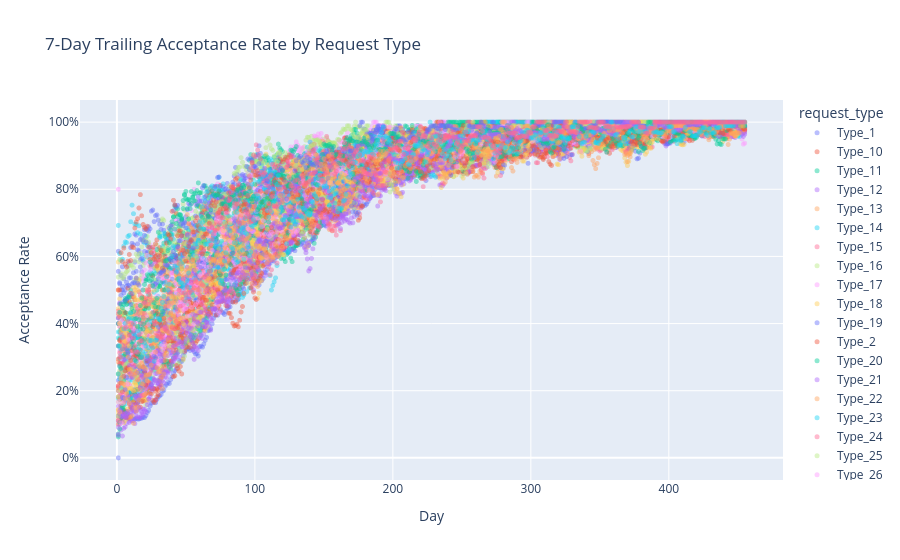

Source (notebook cell):
### Markdown cell above
## Plotting rate of accepts by request type

### Code cell
plot_acceptance_rate_by_request_type(sim.telemetry, window=7)

### Figure 1 — Plotly figure (JSON) as saved in the notebook; plotly's stock layout.template omitted (floating-point values rounded to 4 significant figures; data arrays with more than 128 entries replaced by an {"elided": "..."} marker saying what was removed)
{"data": [{"hovertemplate": "<b>%{hovertext}</b><br><br>request_type=Type_1<br>Day=%{x}<br>Acceptance Rate=%{y}<extra></extra>", "hovertext": {"elided": "455 str values"}, "legendgroup": "Type_1", "marker": {"color": "#636efa", "opacity": 0.45, "size": 5, "symbol": "circle"}, "mode": "markers", "name": "Type_1", "showlegend": true, "type": "scattergl", "x": {"elided": "455 int values"}, "xaxis": "x", "y": {"elided": "455 float values"}, "yaxis": "y"}, {"hovertemplate": "<b>%{hovertext}</b><br><br>request_type=Type_10<br>Day=%{x}<br>Acceptance Rate=%{y}<extra></extra>", "hovertext": {"elided": "455 str values"}, "legendgroup": "Type_10", "marker": {"color": "#EF553B", "opacity": 0.45, "size": 5, "symbol": "circle"}, "mode": "markers", "name": "Type_10", "showlegend": true, "type": "scattergl", "x": {"elided": "455 int values"}, "xaxis": "x", "y": {"elided": "455 float values"}, "yaxis": "y"}, {"hovertemplate": "<b>%{hovertext}</b><br><br>request_type=Type_11<br>Day=%{x}<br>Acceptance Rate=%{y}<extra></extra>", "hovertext": {"elided": "455 str values"}, "legendgroup": "Type_11", "marker": {"color": "#00cc96", "opacity": 0.45, "size": 5, "symbol": "circle"}, "mode": "markers", "name": "Type_11", "showlegend": true, "type": "scattergl", "x": {"elided": "455 int values"}, "xaxis": "x", "y": {"elided": "455 float values"}, "yaxis": "y"}, {"hovertemplate": "<b>%{hovertext}</b><br><br>request_type=Type_12<br>Day=%{x}<br>Acceptance Rate=%{y}<extra></extra>", "hovertext": {"elided": "455 str values"}, "legendgroup": "Type_12", "marker": {"color": "#ab63fa", "opacity": 0.45, "size": 5, "symbol": "circle"}, "mode": "markers", "name": "Type_12", "showlegend": true, "type": "scattergl", "x": {"elided": "455 int values"}, "xaxis": "x", "y": {"elided": "455 float values"}, "yaxis": "y"}, {"hovertemplate": "<b>%{hovertext}</b><br><br>request_type=Type_13<br>Day=%{x}<br>Acceptance Rate=%{y}<extra></extra>", "hovertext": {"elided": "455 str values"}, "legendgroup": "Type_13", "marker": {"color": "#FFA15A", "opacity": 0.45, "size": 5, "symbol": "circle"}, "mode": "markers", "name": "Type_13", "showlegend": true, "type": "scattergl", "x": {"elided": "455 int values"}, "xaxis": "x", "y": {"elided": "455 float values"}, "yaxis": "y"}, {"hovertemplate": "<b>%{hovertext}</b><br><br>request_type=Type_14<br>Day=%{x}<br>Acceptance Rate=%{y}<extra></extra>", "hovertext": {"elided": "455 str values"}, "legendgroup": "Type_14", "marker": {"color": "#19d3f3", "opacity": 0.45, "size": 5, "symbol": "circle"}, "mode": "markers", "name": "Type_14", "showlegend": true, "type": "scattergl", "x": {"elided": "455 int values"}, "xaxis": "x", "y": {"elided": "455 float values"}, "yaxis": "y"}, {"hovertemplate": "<b>%{hovertext}</b><br><br>request_type=Type_15<br>Day=%{x}<br>Acceptance Rate=%{y}<extra></extra>", "hovertext": {"elided": "455 str values"}, "legendgroup": "Type_15", "marker": {"color": "#FF6692", "opacity": 0.45, "size": 5, "symbol": "circle"}, "mode": "markers", "name": "Type_15", "showlegend": true, "type": "scattergl", "x": {"elided": "455 int values"}, "xaxis": "x", "y": {"elided": "455 float values"}, "yaxis": "y"}, {"hovertemplate": "<b>%{hovertext}</b><br><br>request_type=Type_16<br>Day=%{x}<br>Acceptance Rate=%{y}<extra></extra>", "hovertext": {"elided": "455 str values"}, "legendgroup": "Type_16", "marker": {"color": "#B6E880", "opacity": 0.45, "size": 5, "symbol": "circle"}, "mode": "markers", "name": "Type_16", "showlegend": true, "type": "scattergl", "x": {"elided": "455 int values"}, "xaxis": "x", "y": {"elided": "455 float values"}, "yaxis": "y"}, {"hovertemplate": "<b>%{hovertext}</b><br><br>request_type=Type_17<br>Day=%{x}<br>Acceptance Rate=%{y}<extra></extra>", "hovertext": {"elided": "455 str values"}, "legendgroup": "Type_17", "marker": {"color": "#FF97FF", "opacity": 0.45, "size": 5, "symbol": "circle"}, "mode": "markers", "name": "Type_17", "showlegend": true, "type": "scattergl", "x": {"elided": "455 int values"}, "xaxis": "x", "y": {"elided": "455 float values"}, "yaxis": "y"}, {"hovertemplate": "<b>%{hovertext}</b><br><br>request_type=Type_18<br>Day=%{x}<br>Acceptance Rate=%{y}<extra></extra>", "hovertext": {"elided": "455 str values"}, "legendgroup": "Type_18", "marker": {"color": "#FECB52", "opacity": 0.45, "size": 5, "symbol": "circle"}, "mode": "markers", "name": "Type_18", "showlegend": true, "type": "scattergl", "x": {"elided": "455 int values"}, "xaxis": "x", "y": {"elided": "455 float values"}, "yaxis": "y"}, {"hovertemplate": "<b>%{hovertext}</b><br><br>request_type=Type_19<br>Day=%{x}<br>Acceptance Rate=%{y}<extra></extra>", "hovertext": {"elided": "455 str values"}, "legendgroup": "Type_19", "marker": {"color": "#636efa", "opacity": 0.45, "size": 5, "symbol": "circle"}, "mode": "markers", "name": "Type_19", "showlegend": true, "type": "scattergl", "x": {"elided": "455 int values"}, "xaxis": "x", "y": {"elided": "455 float values"}, "yaxis": "y"}, {"hovertemplate": "<b>%{hovertext}</b><br><br>request_type=Type_2<br>Day=%{x}<br>Acceptance Rate=%{y}<extra></extra>", "hovertext": {"elided": "455 str values"}, "legendgroup": "Type_2", "marker": {"color": "#EF553B", "opacity": 0.45, "size": 5, "symbol": "circle"}, "mode": "markers", "name": "Type_2", "showlegend": true, "type": "scattergl", "x": {"elided": "455 int values"}, "xaxis": "x", "y": {"elided": "455 float values"}, "yaxis": "y"}, {"hovertemplate": "<b>%{hovertext}</b><br><br>request_type=Type_20<br>Day=%{x}<br>Acceptance Rate=%{y}<extra></extra>", "hovertext": {"elided": "455 str values"}, "legendgroup": "Type_20", "marker": {"color": "#00cc96", "opacity": 0.45, "size": 5, "symbol": "circle"}, "mode": "markers", "name": "Type_20", "showlegend": true, "type": "scattergl", "x": {"elided": "455 int values"}, "xaxis": "x", "y": {"elided": "455 float values"}, "yaxis": "y"}, {"hovertemplate": "<b>%{hovertext}</b><br><br>request_type=Type_21<br>Day=%{x}<br>Acceptance Rate=%{y}<extra></extra>", "hovertext": {"elided": "455 str values"}, "legendgroup": "Type_21", "marker": {"color": "#ab63fa", "opacity": 0.45, "size": 5, "symbol": "circle"}, "mode": "markers", "name": "Type_21", "showlegend": true, "type": "scattergl", "x": {"elided": "455 int values"}, "xaxis": "x", "y": {"elided": "455 float values"}, "yaxis": "y"}, {"hovertemplate": "<b>%{hovertext}</b><br><br>request_type=Type_22<br>Day=%{x}<br>Acceptance Rate=%{y}<extra></extra>", "hovertext": {"elided": "455 str values"}, "legendgroup": "Type_22", "marker": {"color": "#FFA15A", "opacity": 0.45, "size": 5, "symbol": "circle"}, "mode": "markers", "name": "Type_22", "showlegend": true, "type": "scattergl", "x": {"elided": "455 int values"}, "xaxis": "x", "y": {"elided": "455 float values"}, "yaxis": "y"}, {"hovertemplate": "<b>%{hovertext}</b><br><br>request_type=Type_23<br>Day=%{x}<br>Acceptance Rate=%{y}<extra></extra>", "hovertext": {"elided": "455 str values"}, "legendgroup": "Type_23", "marker": {"color": "#19d3f3", "opacity": 0.45, "size": 5, "symbol": "circle"}, "mode": "markers", "name": "Type_23", "showlegend": true, "type": "scattergl", "x": {"elided": "455 int values"}, "xaxis": "x", "y": {"elided": "455 float values"}, "yaxis": "y"}, {"hovertemplate": "<b>%{hovertext}</b><br><br>request_type=Type_24<br>Day=%{x}<br>Acceptance Rate=%{y}<extra></extra>", "hovertext": {"elided": "455 str values"}, "legendgroup": "Type_24", "marker": {"color": "#FF6692", "opacity": 0.45, "size": 5, "symbol": "circle"}, "mode": "markers", "name": "Type_24", "showlegend": true, "type": "scattergl", "x": {"elided": "455 int values"}, "xaxis": "x", "y": {"elided": "455 float values"}, "yaxis": "y"}, {"hovertemplate": "<b>%{hovertext}</b><br><br>request_type=Type_25<br>Day=%{x}<br>Acceptance Rate=%{y}<extra></extra>", "hovertext": {"elided": "455 str values"}, "legendgroup": "Type_25", "marker": {"color": "#B6E880", "opacity": 0.45, "size": 5, "symbol": "circle"}, "mode": "markers", "name": "Type_25", "showlegend": true, "type": "scattergl", "x": {"elided": "455 int values"}, "xaxis": "x", "y": {"elided": "455 float values"}, "yaxis": "y"}, {"hovertemplate": "<b>%{hovertext}</b><br><br>request_type=Type_26<br>Day=%{x}<br>Acceptance Rate=%{y}<extra></extra>", "hovertext": {"elided": "455 str values"}, "legendgroup": "Type_26", "marker": {"color": "#FF97FF", "opacity": 0.45, "size": 5, "symbol": "circle"}, "mode": "markers", "name": "Type_26", "showlegend": true, "type": "scattergl", "x": {"elided": "455 int values"}, "xaxis": "x", "y": {"elided": "455 float values"}, "yaxis": "y"}, {"hovertemplate": "<b>%{hovertext}</b><br><br>request_type=Type_27<br>Day=%{x}<br>Acceptance Rate=%{y}<extra></extra>", "hovertext": {"elided": "455 str values"}, "legendgroup": "Type_27", "marker": {"color": "#FECB52", "opacity": 0.45, "size": 5, "symbol": "circle"}, "mode": "markers", "name": "Type_27", "showlegend": true, "type": "scattergl", "x": {"elided": "455 int values"}, "xaxis": "x", "y": {"elided": "455 float values"}, "yaxis": "y"}, {"hovertemplate": "<b>%{hovertext}</b><br><br>request_type=Type_28<br>Day=%{x}<br>Acceptance Rate=%{y}<extra></extra>", "hovertext": {"elided": "455 str values"}, "legendgroup": "Type_28", "marker": {"color": "#636efa", "opacity": 0.45, "size": 5, "symbol": "circle"}, "mode": "markers", "name": "Type_28", "showlegend": true, "type": "scattergl", "x": {"elided": "455 int values"}, "xaxis": "x", "y": {"elided": "455 float values"}, "yaxis": "y"}, {"hovertemplate": "<b>%{hovertext}</b><br><br>request_type=Type_29<br>Day=%{x}<br>Acceptance Rate=%{y}<extra></extra>", "hovertext": {"elided": "455 str values"}, "legendgroup": "Type_29", "marker": {"color": "#EF553B", "opacity": 0.45, "size": 5, "symbol": "circle"}, "mode": "markers", "name": "Type_29", "showlegend": true, "type": "scattergl", "x": {"elided": "455 int values"}, "xaxis": "x", "y": {"elided": "455 float values"}, "yaxis": "y"}, {"hovertemplate": "<b>%{hovertext}</b><br><br>request_type=Type_3<br>Day=%{x}<br>Acceptance Rate=%{y}<extra></extra>", "hovertext": {"elided": "455 str values"}, "legendgroup": "Type_3", "marker": {"color": "#00cc96", "opacity": 0.45, "size": 5, "symbol": "circle"}, "mode": "markers", "name": "Type_3", "showlegend": true, "type": "scattergl", "x": {"elided": "455 int values"}, "xaxis": "x", "y": {"elided": "455 float values"}, "yaxis": "y"}, {"hovertemplate": "<b>%{hovertext}</b><br><br>request_type=Type_30<br>Day=%{x}<br>Acceptance Rate=%{y}<extra></extra>", "hovertext": {"elided": "455 str values"}, "legendgroup": "Type_30", "marker": {"color": "#ab63fa", "opacity": 0.45, "size": 5, "symbol": "circle"}, "mode": "markers", "name": "Type_30", "showlegend": true, "type": "scattergl", "x": {"elided": "455 int values"}, "xaxis": "x", "y": {"elided": "455 float values"}, "yaxis": "y"}, {"hovertemplate": "<b>%{hovertext}</b><br><br>request_type=Type_31<br>Day=%{x}<br>Acceptance Rate=%{y}<extra></extra>", "hovertext": {"elided": "455 str values"}, "legendgroup": "Type_31", "marker": {"color": "#FFA15A", "opacity": 0.45, "size": 5, "symbol": "circle"}, "mode": "markers", "name": "Type_31", "showlegend": true, "type": "scattergl", "x": {"elided": "455 int values"}, "xaxis": "x", "y": {"elided": "455 float values"}, "yaxis": "y"}, {"hovertemplate": "<b>%{hovertext}</b><br><br>request_type=Type_32<br>Day=%{x}<br>Acceptance Rate=%{y}<extra></extra>", "hovertext": {"elided": "455 str values"}, "legendgroup": "Type_32", "marker": {"color": "#19d3f3", "opacity": 0.45, "size": 5, "symbol": "circle"}, "mode": "markers", "name": "Type_32", "showlegend": true, "type": "scattergl", "x": {"elided": "455 int values"}, "xaxis": "x", "y": {"elided": "455 float values"}, "yaxis": "y"}, {"hovertemplate": "<b>%{hovertext}</b><br><br>request_type=Type_33<br>Day=%{x}<br>Acceptance Rate=%{y}<extra></extra>", "hovertext": {"elided": "455 str values"}, "legendgroup": "Type_33", "marker": {"color": "#FF6692", "opacity": 0.45, "size": 5, "symbol": "circle"}, "mode": "markers", "name": "Type_33", "showlegend": true, "type": "scattergl", "x": {"elided": "455 int values"}, "xaxis": "x", "y": {"elided": "455 float values"}, "yaxis": "y"}, {"hovertemplate": "<b>%{hovertext}</b><br><br>request_type=Type_34<br>Day=%{x}<br>Acceptance Rate=%{y}<extra></extra>", "hovertext": {"elided": "455 str values"}, "legendgroup": "Type_34", "marker": {"color": "#B6E880", "opacity": 0.45, "size": 5, "symbol": "circle"}, "mode": "markers", "name": "Type_34", "showlegend": true, "type": "scattergl", "x": {"elided": "455 int values"}, "xaxis": "x", "y": {"elided": "455 float values"}, "yaxis": "y"}, {"hovertemplate": "<b>%{hovertext}</b><br><br>request_type=Type_35<br>Day=%{x}<br>Acceptance Rate=%{y}<extra></extra>", "hovertext": {"elided": "455 str values"}, "legendgroup": "Type_35", "marker": {"color": "#FF97FF", "opacity": 0.45, "size": 5, "symbol": "circle"}, "mode": "markers", "name": "Type_35", "showlegend": true, "type": "scattergl", "x": {"elided": "455 int values"}, "xaxis": "x", "y": {"elided": "455 float values"}, "yaxis": "y"}, {"hovertemplate": "<b>%{hovertext}</b><br><br>request_type=Type_36<br>Day=%{x}<br>Acceptance Rate=%{y}<extra></extra>", "hovertext": {"elided": "455 str values"}, "legendgroup": "Type_36", "marker": {"color": "#FECB52", "opacity": 0.45, "size": 5, "symbol": "circle"}, "mode": "markers", "name": "Type_36", "showlegend": true, "type": "scattergl", "x": {"elided": "455 int values"}, "xaxis": "x", "y": {"elided": "455 float values"}, "yaxis": "y"}, {"hovertemplate": "<b>%{hovertext}</b><br><br>request_type=Type_37<br>Day=%{x}<br>Acceptance Rate=%{y}<extra></extra>", "hovertext": {"elided": "455 str values"}, "legendgroup": "Type_37", "marker": {"color": "#636efa", "opacity": 0.45, "size": 5, "symbol": "circle"}, "mode": "markers", "name": "Type_37", "showlegend": true, "type": "scattergl", "x": {"elided": "455 int values"}, "xaxis": "x", "y": {"elided": "455 float values"}, "yaxis": "y"}, {"hovertemplate": "<b>%{hovertext}</b><br><br>request_type=Type_38<br>Day=%{x}<br>Acceptance Rate=%{y}<extra></extra>", "hovertext": {"elided": "455 str values"}, "legendgroup": "Type_38", "marker": {"color": "#EF553B", "opacity": 0.45, "size": 5, "symbol": "circle"}, "mode": "markers", "name": "Type_38", "showlegend": true, "type": "scattergl", "x": {"elided": "455 int values"}, "xaxis": "x", "y": {"elided": "455 float values"}, "yaxis": "y"}, {"hovertemplate": "<b>%{hovertext}</b><br><br>request_type=Type_39<br>Day=%{x}<br>Acceptance Rate=%{y}<extra></extra>", "hovertext": {"elided": "455 str values"}, "legendgroup": "Type_39", "marker": {"color": "#00cc96", "opacity": 0.45, "size": 5, "symbol": "circle"}, "mode": "markers", "name": "Type_39", "showlegend": true, "type": "scattergl", "x": {"elided": "455 int values"}, "xaxis": "x", "y": {"elided": "455 float values"}, "yaxis": "y"}, {"hovertemplate": "<b>%{hovertext}</b><br><br>request_type=Type_4<br>Day=%{x}<br>Acceptance Rate=%{y}<extra></extra>", "hovertext": {"elided": "455 str values"}, "legendgroup": "Type_4", "marker": {"color": "#ab63fa", "opacity": 0.45, "size": 5, "symbol": "circle"}, "mode": "markers", "name": "Type_4", "showlegend": true, "type": "scattergl", "x": {"elided": "455 int values"}, "xaxis": "x", "y": {"elided": "455 float values"}, "yaxis": "y"}, {"hovertemplate": "<b>%{hovertext}</b><br><br>request_type=Type_40<br>Day=%{x}<br>Acceptance Rate=%{y}<extra></extra>", "hovertext": {"elided": "455 str values"}, "legendgroup": "Type_40", "marker": {"color": "#FFA15A", "opacity": 0.45, "size": 5, "symbol": "circle"}, "mode": "markers", "name": "Type_40", "showlegend": true, "type": "scattergl", "x": {"elided": "455 int values"}, "xaxis": "x", "y": {"elided": "455 float values"}, "yaxis": "y"}, {"hovertemplate": "<b>%{hovertext}</b><br><br>request_type=Type_41<br>Day=%{x}<br>Acceptance Rate=%{y}<extra></extra>", "hovertext": {"elided": "455 str values"}, "legendgroup": "Type_41", "marker": {"color": "#19d3f3", "opacity": 0.45, "size": 5, "symbol": "circle"}, "mode": "markers", "name": "Type_41", "showlegend": true, "type": "scattergl", "x": {"elided": "455 int values"}, "xaxis": "x", "y": {"elided": "455 float values"}, "yaxis": "y"}, {"hovertemplate": "<b>%{hovertext}</b><br><br>request_type=Type_42<br>Day=%{x}<br>Acceptance Rate=%{y}<extra></extra>", "hovertext": {"elided": "455 str values"}, "legendgroup": "Type_42", "marker": {"color": "#FF6692", "opacity": 0.45, "size": 5, "symbol": "circle"}, "mode": "markers", "name": "Type_42", "showlegend": true, "type": "scattergl", "x": {"elided": "455 int values"}, "xaxis": "x", "y": {"elided": "455 float values"}, "yaxis": "y"}, {"hovertemplate": "<b>%{hovertext}</b><br><br>request_type=Type_43<br>Day=%{x}<br>Acceptance Rate=%{y}<extra></extra>", "hovertext": {"elided": "455 str values"}, "legendgroup": "Type_43", "marker": {"color": "#B6E880", "opacity": 0.45, "size": 5, "symbol": "circle"}, "mode": "markers", "name": "Type_43", "showlegend": true, "type": "scattergl", "x": {"elided": "455 int values"}, "xaxis": "x", "y": {"elided": "455 float values"}, "yaxis": "y"}, {"hovertemplate": "<b>%{hovertext}</b><br><br>request_type=Type_44<br>Day=%{x}<br>Acceptance Rate=%{y}<extra></extra>", "hovertext": {"elided": "455 str values"}, "legendgroup": "Type_44", "marker": {"color": "#FF97FF", "opacity": 0.45, "size": 5, "symbol": "circle"}, "mode": "markers", "name": "Type_44", "showlegend": true, "type": "scattergl", "x": {"elided": "455 int values"}, "xaxis": "x", "y": {"elided": "455 float values"}, "yaxis": "y"}, {"hovertemplate": "<b>%{hovertext}</b><br><br>request_type=Type_45<br>Day=%{x}<br>Acceptance Rate=%{y}<extra></extra>", "hovertext": {"elided": "455 str values"}, "legendgroup": "Type_45", "marker": {"color": "#FECB52", "opacity": 0.45, "size": 5, "symbol": "circle"}, "mode": "markers", "name": "Type_45", "showlegend": true, "type": "scattergl", "x": {"elided": "455 int values"}, "xaxis": "x", "y": {"elided": "455 float values"}, "yaxis": "y"}, {"hovertemplate": "<b>%{hovertext}</b><br><br>request_type=Type_46<br>Day=%{x}<br>Acceptance Rate=%{y}<extra></extra>", "hovertext": {"elided": "455 str values"}, "legendgroup": "Type_46", "marker": {"color": "#636efa", "opacity": 0.45, "size": 5, "symbol": "circle"}, "mode": "markers", "name": "Type_46", "showlegend": true, "type": "scattergl", "x": {"elided": "455 int values"}, "xaxis": "x", "y": {"elided": "455 float values"}, "yaxis": "y"}, {"hovertemplate": "<b>%{hovertext}</b><br><br>request_type=Type_47<br>Day=%{x}<br>Acceptance Rate=%{y}<extra></extra>", "hovertext": {"elided": "455 str values"}, "legendgroup": "Type_47", "marker": {"color": "#EF553B", "opacity": 0.45, "size": 5, "symbol": "circle"}, "mode": "markers", "name": "Type_47", "showlegend": true, "type": "scattergl", "x": {"elided": "455 int values"}, "xaxis": "x", "y": {"elided": "455 float values"}, "yaxis": "y"}, {"hovertemplate": "<b>%{hovertext}</b><br><br>request_type=Type_48<br>Day=%{x}<br>Acceptance Rate=%{y}<extra></extra>", "hovertext": {"elided": "455 str values"}, "legendgroup": "Type_48", "marker": {"color": "#00cc96", "opacity": 0.45, "size": 5, "symbol": "circle"}, "mode": "markers", "name": "Type_48", "showlegend": true, "type": "scattergl", "x": {"elided": "455 int values"}, "xaxis": "x", "y": {"elided": "455 float values"}, "yaxis": "y"}, {"hovertemplate": "<b>%{hovertext}</b><br><br>request_type=Type_49<br>Day=%{x}<br>Acceptance Rate=%{y}<extra></extra>", "hovertext": {"elided": "455 str values"}, "legendgroup": "Type_49", "marker": {"color": "#ab63fa", "opacity": 0.45, "size": 5, "symbol": "circle"}, "mode": "markers", "name": "Type_49", "showlegend": true, "type": "scattergl", "x": {"elided": "455 int values"}, "xaxis": "x", "y": {"elided": "455 float values"}, "yaxis": "y"}, {"hovertemplate": "<b>%{hovertext}</b><br><br>request_type=Type_5<br>Day=%{x}<br>Acceptance Rate=%{y}<extra></extra>", "hovertext": {"elided": "455 str values"}, "legendgroup": "Type_5", "marker": {"color": "#FFA15A", "opacity": 0.45, "size": 5, "symbol": "circle"}, "mode": "markers", "name": "Type_5", "showlegend": true, "type": "scattergl", "x": {"elided": "455 int values"}, "xaxis": "x", "y": {"elided": "455 float values"}, "yaxis": "y"}, {"hovertemplate": "<b>%{hovertext}</b><br><br>request_type=Type_50<br>Day=%{x}<br>Acceptance Rate=%{y}<extra></extra>", "hovertext": {"elided": "455 str values"}, "legendgroup": "Type_50", "marker": {"color": "#19d3f3", "opacity": 0.45, "size": 5, "symbol": "circle"}, "mode": "markers", "name": "Type_50", "showlegend": true, "type": "scattergl", "x": {"elided": "455 int values"}, "xaxis": "x", "y": {"elided": "455 float values"}, "yaxis": "y"}, {"hovertemplate": "<b>%{hovertext}</b><br><br>request_type=Type_51<br>Day=%{x}<br>Acceptance Rate=%{y}<extra></extra>", "hovertext": {"elided": "455 str values"}, "legendgroup": "Type_51", "marker": {"color": "#FF6692", "opacity": 0.45, "size": 5, "symbol": "circle"}, "mode": "markers", "name": "Type_51", "showlegend": true, "type": "scattergl", "x": {"elided": "455 int values"}, "xaxis": "x", "y": {"elided": "455 float values"}, "yaxis": "y"}, {"hovertemplate": "<b>%{hovertext}</b><br><br>request_type=Type_52<br>Day=%{x}<br>Acceptance Rate=%{y}<extra></extra>", "hovertext": {"elided": "455 str values"}, "legendgroup": "Type_52", "marker": {"color": "#B6E880", "opacity": 0.45, "size": 5, "symbol": "circle"}, "mode": "markers", "name": "Type_52", "showlegend": true, "type": "scattergl", "x": {"elided": "455 int values"}, "xaxis": "x", "y": {"elided": "455 float values"}, "yaxis": "y"}, {"hovertemplate": "<b>%{hovertext}</b><br><br>request_type=Type_53<br>Day=%{x}<br>Acceptance Rate=%{y}<extra></extra>", "hovertext": {"elided": "455 str values"}, "legendgroup": "Type_53", "marker": {"color": "#FF97FF", "opacity": 0.45, "size": 5, "symbol": "circle"}, "mode": "markers", "name": "Type_53", "showlegend": true, "type": "scattergl", "x": {"elided": "455 int values"}, "xaxis": "x", "y": {"elided": "455 float values"}, "yaxis": "y"}, {"hovertemplate": "<b>%{hovertext}</b><br><br>request_type=Type_54<br>Day=%{x}<br>Acceptance Rate=%{y}<extra></extra>", "hovertext": {"elided": "454 str values"}, "legendgroup": "Type_54", "marker": {"color": "#FECB52", "opacity": 0.45, "size": 5, "symbol": "circle"}, "mode": "markers", "name": "Type_54", "showlegend": true, "type": "scattergl", "x": {"elided": "454 int values"}, "xaxis": "x", "y": {"elided": "454 float values"}, "yaxis": "y"}, {"hovertemplate": "<b>%{hovertext}</b><br><br>request_type=Type_55<br>Day=%{x}<br>Acceptance Rate=%{y}<extra></extra>", "hovertext": {"elided": "455 str values"}, "legendgroup": "Type_55", "marker": {"color": "#636efa", "opacity": 0.45, "size": 5, "symbol": "circle"}, "mode": "markers", "name": "Type_55", "showlegend": true, "type": "scattergl", "x": {"elided": "455 int values"}, "xaxis": "x", "y": {"elided": "455 float values"}, "yaxis": "y"}, {"hovertemplate": "<b>%{hovertext}</b><br><br>request_type=Type_56<br>Day=%{x}<br>Acceptance Rate=%{y}<extra></extra>", "hovertext": {"elided": "455 str values"}, "legendgroup": "Type_56", "marker": {"color": "#EF553B", "opacity": 0.45, "size": 5, "symbol": "circle"}, "mode": "markers", "name": "Type_56", "showlegend": true, "type": "scattergl", "x": {"elided": "455 int values"}, "xaxis": "x", "y": {"elided": "455 float values"}, "yaxis": "y"}, {"hovertemplate": "<b>%{hovertext}</b><br><br>request_type=Type_57<br>Day=%{x}<br>Acceptance Rate=%{y}<extra></extra>", "hovertext": {"elided": "455 str values"}, "legendgroup": "Type_57", "marker": {"color": "#00cc96", "opacity": 0.45, "size": 5, "symbol": "circle"}, "mode": "markers", "name": "Type_57", "showlegend": true, "type": "scattergl", "x": {"elided": "455 int values"}, "xaxis": "x", "y": {"elided": "455 float values"}, "yaxis": "y"}, {"hovertemplate": "<b>%{hovertext}</b><br><br>request_type=Type_6<br>Day=%{x}<br>Acceptance Rate=%{y}<extra></extra>", "hovertext": {"elided": "455 str values"}, "legendgroup": "Type_6", "marker": {"color": "#ab63fa", "opacity": 0.45, "size": 5, "symbol": "circle"}, "mode": "markers", "name": "Type_6", "showlegend": true, "type": "scattergl", "x": {"elided": "455 int values"}, "xaxis": "x", "y": {"elided": "455 float values"}, "yaxis": "y"}, {"hovertemplate": "<b>%{hovertext}</b><br><br>request_type=Type_7<br>Day=%{x}<br>Acceptance Rate=%{y}<extra></extra>", "hovertext": {"elided": "455 str values"}, "legendgroup": "Type_7", "marker": {"color": "#FFA15A", "opacity": 0.45, "size": 5, "symbol": "circle"}, "mode": "markers", "name": "Type_7", "showlegend": true, "type": "scattergl", "x": {"elided": "455 int values"}, "xaxis": "x", "y": {"elided": "455 float values"}, "yaxis": "y"}, {"hovertemplate": "<b>%{hovertext}</b><br><br>request_type=Type_8<br>Day=%{x}<br>Acceptance Rate=%{y}<extra></extra>", "hovertext": {"elided": "455 str values"}, "legendgroup": "Type_8", "marker": {"color": "#19d3f3", "opacity": 0.45, "size": 5, "symbol": "circle"}, "mode": "markers", "name": "Type_8", "showlegend": true, "type": "scattergl", "x": {"elided": "455 int values"}, "xaxis": "x", "y": {"elided": "455 float values"}, "yaxis": "y"}, {"hovertemplate": "<b>%{hovertext}</b><br><br>request_type=Type_9<br>Day=%{x}<br>Acceptance Rate=%{y}<extra></extra>", "hovertext": {"elided": "455 str values"}, "legendgroup": "Type_9", "marker": {"color": "#FF6692", "opacity": 0.45, "size": 5, "symbol": "circle"}, "mode": "markers", "name": "Type_9", "showlegend": true, "type": "scattergl", "x": {"elided": "455 int values"}, "xaxis": "x", "y": {"elided": "455 float values"}, "yaxis": "y"}], "layout": {"legend": {"title": {"text": "request_type"}, "tracegroupgap": 0}, "title": {"text": "7-Day Trailing Acceptance Rate by Request Type"}, "xaxis": {"anchor": "y", "domain": [0, 1], "title": {"text": "Day"}}, "yaxis": {"anchor": "x", "domain": [0, 1], "tickformat": ".0%", "title": {"text": "Acceptance Rate"}}}}
